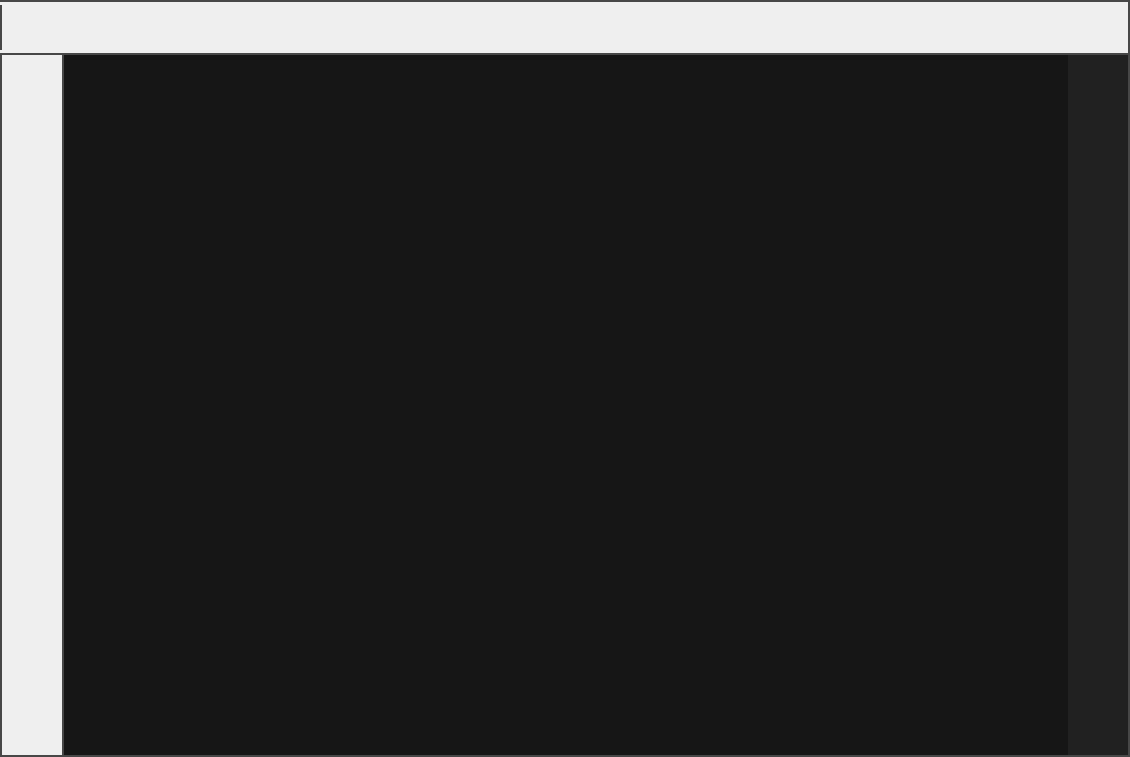
<?xml version="1.0" encoding="UTF-8"?>
<ui version="4.0">
 <class>MainWidget</class>
 <widget class="QFrame" name="MainWidget">
  <property name="windowModality">
   <enum>Qt::NonModal</enum>
  </property>
  <property name="geometry">
   <rect>
    <x>0</x>
    <y>0</y>
    <width>1130</width>
    <height>757</height>
   </rect>
  </property>
  <property name="sizePolicy">
   <sizepolicy hsizetype="Preferred" vsizetype="Preferred">
    <horstretch>0</horstretch>
    <verstretch>0</verstretch>
   </sizepolicy>
  </property>
  <property name="font">
   <font>
    <stylestrategy>PreferAntialias</stylestrategy>
   </font>
  </property>
  <property name="windowTitle">
   <string>Frame</string>
  </property>
  <property name="styleSheet">
   <string notr="true"/>
  </property>
  <layout class="QVBoxLayout" name="verticalLayout">
   <property name="spacing">
    <number>0</number>
   </property>
   <property name="leftMargin">
    <number>0</number>
   </property>
   <property name="topMargin">
    <number>0</number>
   </property>
   <property name="rightMargin">
    <number>0</number>
   </property>
   <property name="bottomMargin">
    <number>0</number>
   </property>
   <item>
    <layout class="QVBoxLayout" name="verticalLayout_4">
     <property name="spacing">
      <number>0</number>
     </property>
     <property name="topMargin">
      <number>0</number>
     </property>
     <item>
      <widget class="QFrame" name="frame_3">
       <property name="minimumSize">
        <size>
         <width>0</width>
         <height>2</height>
        </size>
       </property>
       <property name="maximumSize">
        <size>
         <width>16777215</width>
         <height>2</height>
        </size>
       </property>
       <property name="styleSheet">
        <string notr="true">background-color: #474747;</string>
       </property>
       <property name="frameShape">
        <enum>QFrame::NoFrame</enum>
       </property>
      </widget>
     </item>
     <item>
      <layout class="QHBoxLayout" name="horizontalLayout_2" stretch="0,0,0">
       <property name="spacing">
        <number>0</number>
       </property>
       <item>
        <widget class="QFrame" name="frame_6">
         <property name="minimumSize">
          <size>
           <width>2</width>
           <height>0</height>
          </size>
         </property>
         <property name="maximumSize">
          <size>
           <width>2</width>
           <height>45</height>
          </size>
         </property>
         <property name="styleSheet">
          <string notr="true">background-color: #474747;</string>
         </property>
         <property name="frameShape">
          <enum>QFrame::NoFrame</enum>
         </property>
        </widget>
       </item>
       <item>
        <widget class="TopBar" name="topbar">
         <property name="minimumSize">
          <size>
           <width>0</width>
           <height>45</height>
          </size>
         </property>
         <property name="maximumSize">
          <size>
           <width>16777215</width>
           <height>45</height>
          </size>
         </property>
         <property name="frameShape">
          <enum>QFrame::NoFrame</enum>
         </property>
        </widget>
       </item>
       <item>
        <widget class="QFrame" name="frame_10">
         <property name="minimumSize">
          <size>
           <width>2</width>
           <height>0</height>
          </size>
         </property>
         <property name="maximumSize">
          <size>
           <width>2</width>
           <height>16777215</height>
          </size>
         </property>
         <property name="styleSheet">
          <string notr="true">background-color: #474747;</string>
         </property>
         <property name="frameShape">
          <enum>QFrame::NoFrame</enum>
         </property>
        </widget>
       </item>
      </layout>
     </item>
     <item>
      <widget class="QFrame" name="frame_2">
       <property name="minimumSize">
        <size>
         <width>0</width>
         <height>2</height>
        </size>
       </property>
       <property name="maximumSize">
        <size>
         <width>16777215</width>
         <height>2</height>
        </size>
       </property>
       <property name="styleSheet">
        <string notr="true">background-color: #474747;</string>
       </property>
       <property name="frameShape">
        <enum>QFrame::NoFrame</enum>
       </property>
      </widget>
     </item>
     <item>
      <layout class="QHBoxLayout" name="horizontalLayout">
       <property name="spacing">
        <number>0</number>
       </property>
       <item>
        <widget class="QFrame" name="frame_8">
         <property name="minimumSize">
          <size>
           <width>2</width>
           <height>0</height>
          </size>
         </property>
         <property name="maximumSize">
          <size>
           <width>2</width>
           <height>16777215</height>
          </size>
         </property>
         <property name="styleSheet">
          <string notr="true">background-color: #474747;</string>
         </property>
         <property name="frameShape">
          <enum>QFrame::NoFrame</enum>
         </property>
        </widget>
       </item>
       <item>
        <widget class="DRAW_BAR" name="drawbar">
         <property name="sizePolicy">
          <sizepolicy hsizetype="Preferred" vsizetype="Preferred">
           <horstretch>0</horstretch>
           <verstretch>0</verstretch>
          </sizepolicy>
         </property>
         <property name="minimumSize">
          <size>
           <width>60</width>
           <height>0</height>
          </size>
         </property>
         <property name="maximumSize">
          <size>
           <width>60</width>
           <height>16777215</height>
          </size>
         </property>
         <property name="frameShape">
          <enum>QFrame::NoFrame</enum>
         </property>
        </widget>
       </item>
       <item>
        <widget class="QFrame" name="frame_4">
         <property name="minimumSize">
          <size>
           <width>2</width>
           <height>0</height>
          </size>
         </property>
         <property name="maximumSize">
          <size>
           <width>2</width>
           <height>16777215</height>
          </size>
         </property>
         <property name="styleSheet">
          <string notr="true">background-color: #474747;</string>
         </property>
         <property name="frameShape">
          <enum>QFrame::NoFrame</enum>
         </property>
        </widget>
       </item>
       <item>
        <widget class="QFrame" name="chartview">
         <property name="sizePolicy">
          <sizepolicy hsizetype="Preferred" vsizetype="Preferred">
           <horstretch>0</horstretch>
           <verstretch>0</verstretch>
          </sizepolicy>
         </property>
         <property name="minimumSize">
          <size>
           <width>1000</width>
           <height>700</height>
          </size>
         </property>
         <property name="styleSheet">
          <string notr="true">background-color: rgb(71, 71, 71);</string>
         </property>
         <property name="frameShape">
          <enum>QFrame::NoFrame</enum>
         </property>
         <layout class="QHBoxLayout" name="horizontalLayout_3">
          <property name="spacing">
           <number>0</number>
          </property>
          <property name="leftMargin">
           <number>0</number>
          </property>
          <property name="topMargin">
           <number>0</number>
          </property>
          <property name="rightMargin">
           <number>0</number>
          </property>
          <property name="bottomMargin">
           <number>0</number>
          </property>
          <item>
           <widget class="QFrame" name="chartframe">
            <property name="sizePolicy">
             <sizepolicy hsizetype="Preferred" vsizetype="Preferred">
              <horstretch>0</horstretch>
              <verstretch>0</verstretch>
             </sizepolicy>
            </property>
            <property name="minimumSize">
             <size>
              <width>800</width>
              <height>600</height>
             </size>
            </property>
            <property name="styleSheet">
             <string notr="true">background-color: rgb(22, 22, 22);</string>
            </property>
            <property name="frameShape">
             <enum>QFrame::NoFrame</enum>
            </property>
            <layout class="QVBoxLayout" name="verticalLayout_2">
             <property name="spacing">
              <number>0</number>
             </property>
             <property name="leftMargin">
              <number>0</number>
             </property>
             <property name="topMargin">
              <number>0</number>
             </property>
             <property name="rightMargin">
              <number>0</number>
             </property>
             <property name="bottomMargin">
              <number>0</number>
             </property>
             <item>
              <widget class="GraphSplitter" name="chartbox_splitter" native="true">
               <property name="sizePolicy">
                <sizepolicy hsizetype="Preferred" vsizetype="Preferred">
                 <horstretch>0</horstretch>
                 <verstretch>0</verstretch>
                </sizepolicy>
               </property>
               <property name="minimumSize">
                <size>
                 <width>800</width>
                 <height>600</height>
                </size>
               </property>
              </widget>
             </item>
             <item>
              <widget class="QWidget" name="bottom" native="true">
               <property name="maximumSize">
                <size>
                 <width>16777215</width>
                 <height>0</height>
                </size>
               </property>
              </widget>
             </item>
            </layout>
           </widget>
          </item>
          <item>
           <widget class="QFrame" name="rightview">
            <property name="sizePolicy">
             <sizepolicy hsizetype="Preferred" vsizetype="Preferred">
              <horstretch>0</horstretch>
              <verstretch>0</verstretch>
             </sizepolicy>
            </property>
            <property name="maximumSize">
             <size>
              <width>0</width>
              <height>16777215</height>
             </size>
            </property>
            <property name="font">
             <font>
              <stylestrategy>PreferAntialias</stylestrategy>
             </font>
            </property>
            <property name="styleSheet">
             <string notr="true">background-color: rgb(22, 22, 22);
background-color: rgb(72, 72, 72);</string>
            </property>
            <property name="frameShape">
             <enum>QFrame::NoFrame</enum>
            </property>
           </widget>
          </item>
         </layout>
        </widget>
       </item>
       <item>
        <widget class="RIGHT_BAR" name="rightbar">
         <property name="sizePolicy">
          <sizepolicy hsizetype="Preferred" vsizetype="Preferred">
           <horstretch>0</horstretch>
           <verstretch>0</verstretch>
          </sizepolicy>
         </property>
         <property name="minimumSize">
          <size>
           <width>60</width>
           <height>0</height>
          </size>
         </property>
         <property name="maximumSize">
          <size>
           <width>60</width>
           <height>16777215</height>
          </size>
         </property>
         <property name="styleSheet">
          <string notr="true">background-color: rgb(255, 85, 0);
background-color: rgb(33, 33, 33);</string>
         </property>
         <property name="frameShape">
          <enum>QFrame::NoFrame</enum>
         </property>
        </widget>
       </item>
       <item>
        <widget class="QFrame" name="frame_7">
         <property name="minimumSize">
          <size>
           <width>2</width>
           <height>0</height>
          </size>
         </property>
         <property name="maximumSize">
          <size>
           <width>2</width>
           <height>16777215</height>
          </size>
         </property>
         <property name="styleSheet">
          <string notr="true">background-color: #474747;</string>
         </property>
         <property name="frameShape">
          <enum>QFrame::NoFrame</enum>
         </property>
        </widget>
       </item>
      </layout>
     </item>
     <item>
      <widget class="QFrame" name="frame_5">
       <property name="minimumSize">
        <size>
         <width>0</width>
         <height>2</height>
        </size>
       </property>
       <property name="maximumSize">
        <size>
         <width>16777215</width>
         <height>2</height>
        </size>
       </property>
       <property name="styleSheet">
        <string notr="true">background-color: #474747;</string>
       </property>
       <property name="frameShape">
        <enum>QFrame::NoFrame</enum>
       </property>
      </widget>
     </item>
    </layout>
   </item>
  </layout>
 </widget>
 <customwidgets>
  <customwidget>
   <class>DRAW_BAR</class>
   <extends>QFrame</extends>
   <header location="global">atklip.gui.draw_bar.draw_bar</header>
   <container>1</container>
  </customwidget>
  <customwidget>
   <class>TopBar</class>
   <extends>QFrame</extends>
   <header location="global">atklip.gui.top_bar.top_bar</header>
   <container>1</container>
  </customwidget>
  <customwidget>
   <class>RIGHT_BAR</class>
   <extends>QFrame</extends>
   <header location="global">atklip.gui.right_bar.right_bar</header>
   <container>1</container>
  </customwidget>
  <customwidget>
   <class>GraphSplitter</class>
   <extends>QWidget</extends>
   <header location="global">atklip.graphics.chart_component.graph_spliter</header>
   <container>1</container>
  </customwidget>
 </customwidgets>
 <resources/>
 <connections/>
</ui>
